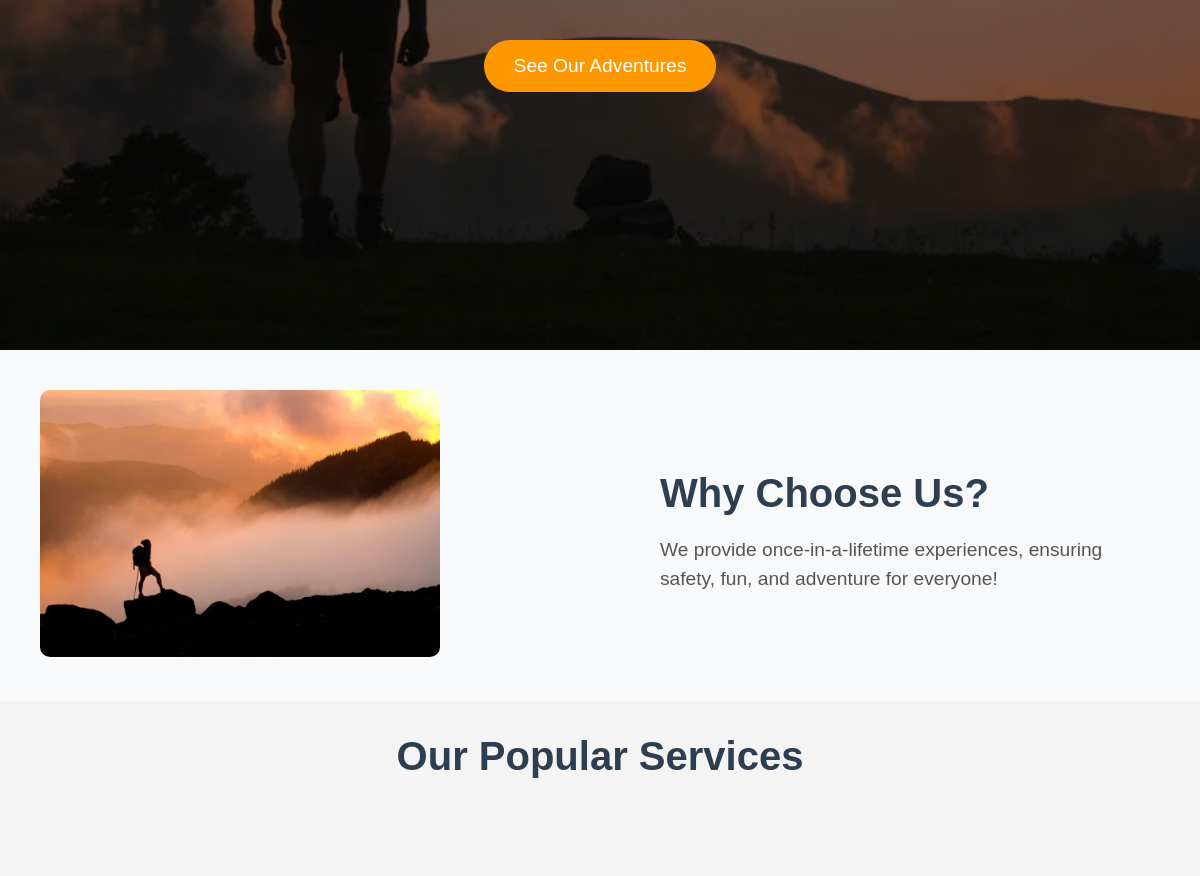
The app's page / (middle part), older data.
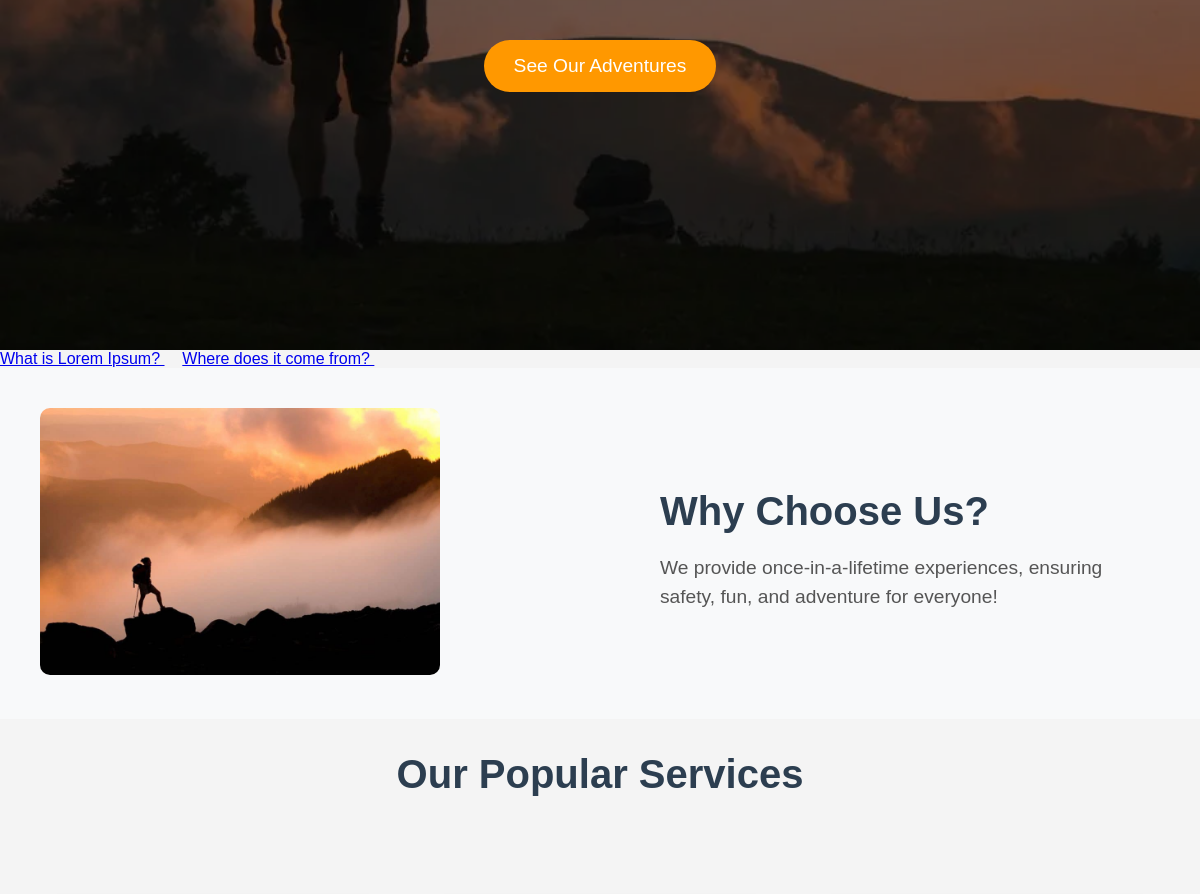
The same page, newer data.
### news/models.py (models this page shows)
class News(models.Model):
    news_title = models.CharField(max_length=200)
    news_desc = HTMLField()
    news_image = models.FileField(upload_to="news/",max_length=250,null=True,default=None)
    news_slug = AutoSlugField(populate_from = 'news_title',unique=True,null=True,default=None)

### myProject/views.py (the view)
# urls.py: path('', views.indexPage),
def indexPage(request):
    servicesData = Service.objects.all()[:3] #negative index not supported
    newsData=News.objects.all()
    print(servicesData)
    data = {
         'servicesData': servicesData,
         'newsData':newsData
    }
    return render(request,'index.html',data)

### templates/index.html (shortened to what this page needs)
{% extends "base.html" %}
{% load static %}
{% block content %}
    <section class="hero">
        <br>
        <button onclick="scrollToGallery()">See Our Adventures</button>
    </section>
    <marquee onmouseover="stop()" onmouseout="start()">
        {% for news in newsData %}
           <a href="/newsdetails/{{news.news_slug}}"> {{news.news_title}} </a> &nbsp;&nbsp;&nbsp;
        {% endfor %}
    </marquee>
    <section class="about" id="about">
        <div class="about-image">
            <img src="{% static 'img/Adventure.jpg' %}" alt="Adventure" />
        </div>
        <div class="about-content">
            <h2>Why Choose Us?</h2>
            <p>We provide once-in-a-lifetime experiences, ensuring safety, fun, and adventure for everyone!</p>
        </div>
    </section>
    <section class="services">
        <h2>Our Popular Services</h2>
        <div class="services-list">
        </div>
    </section>
</body>
</html>
{% endblock  %}

Row changes from the older to the newer data that the page shows:
added News: news_title "What is Lorem Ipsum?"
added News: news_title "Where does it come from?"
